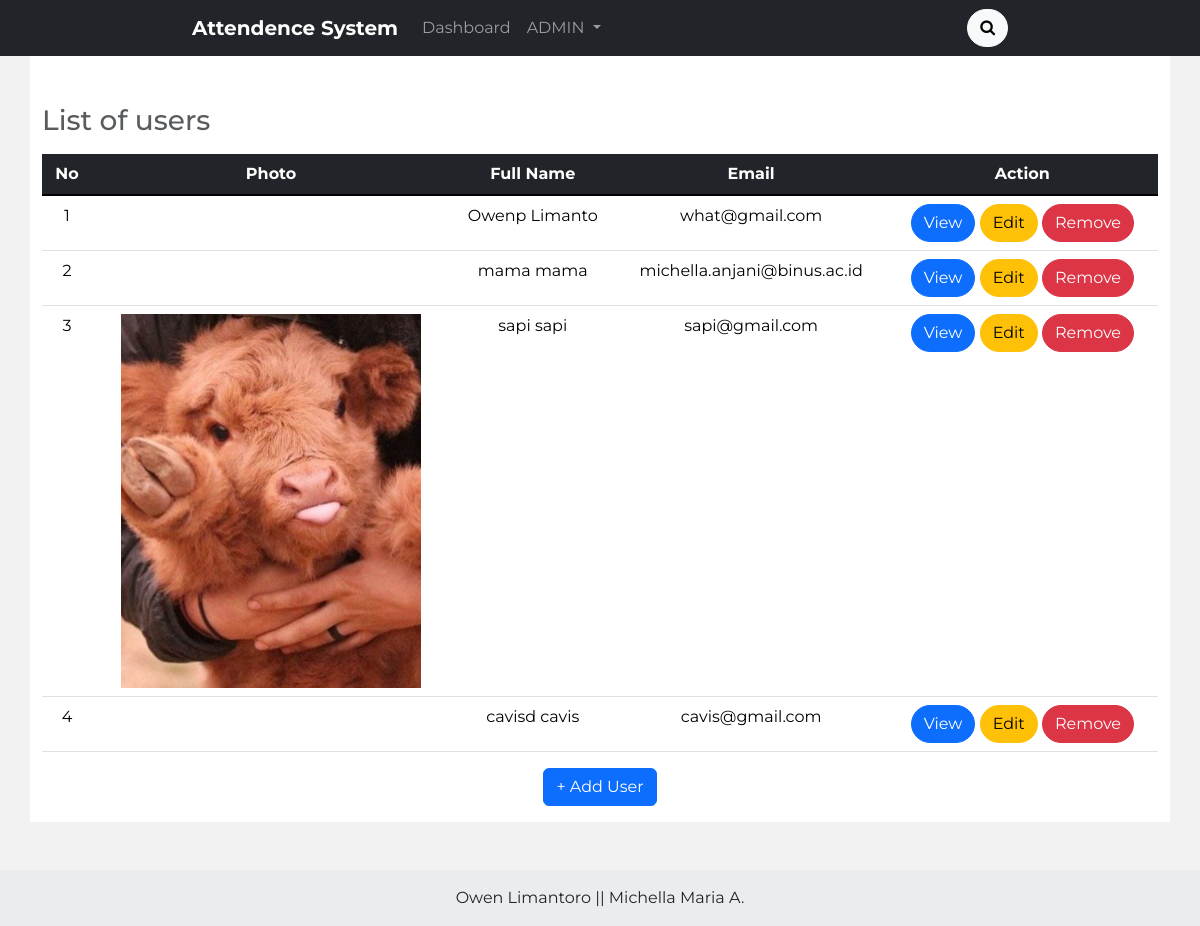
/, run on an earlier commit of the app's database.
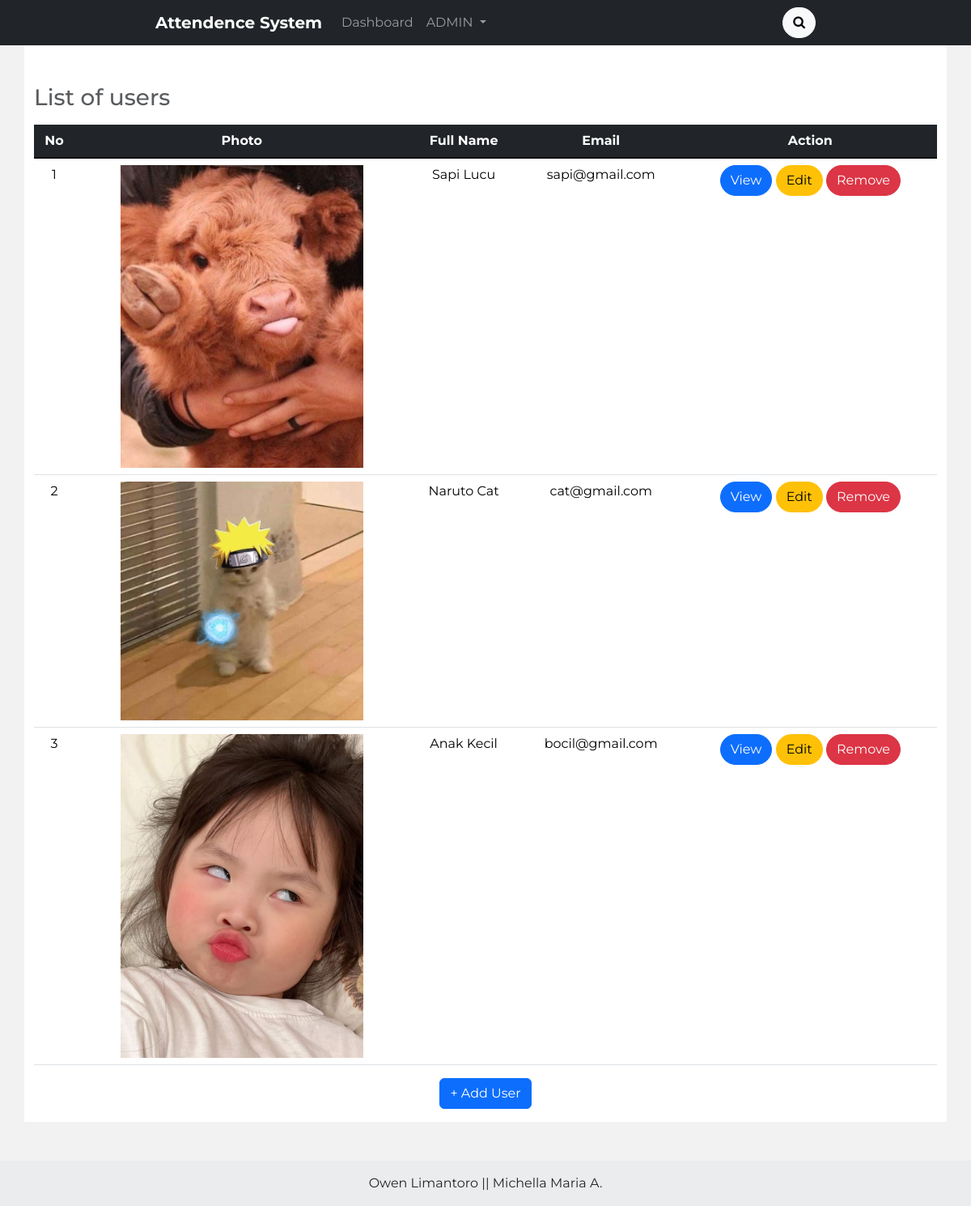
And on a later commit of the database.
### tables this page shows
CREATE TABLE `users` (
  `id` varchar(11) NOT NULL,
  `picture` varchar(50) NOT NULL,
  `first_name` varchar(15) NOT NULL,
  `last_name` varchar(15) NOT NULL,
  `email` varchar(255) NOT NULL,
  `bio` varchar(300) DEFAULT '-',
  `password` varchar(100) NOT NULL
);

### database/database.php (called while the page is built, shortened)
<?php
function connectToDB()
{
    $servername = "localhost";
    $username = "root";
    $password = "";
    $dbName = "attendance_database";
    $dataSourceName = "mysql:host=" . $servername . ";dbname=" . $dbName;
    try{
        $conn = new PDO($dataSourceName, $username, $password);
        return $conn;
    }
    catch(PDOException $e){
        echo $e->getMessage();
        return null;
    }
}
function getAllUsers()
{
    $conn = connectToDB();
    $stmt = $conn -> query("SELECT * FROM users");
    $users = [];
    while($user = $stmt -> fetch(PDO::FETCH_ASSOC)){
        array_push($users, $user);
    }
    return $users;
}

### index.php (the view, shortened to what this page needs)
<?php
  require_once 'database/database.php';
  $users = getAllUsers();
?>
<!DOCTYPE html>
<html lang="en">
<head>
    <link rel="stylesheet" href="style2.css">
    <link href="https://cdn.jsdelivr.net/npm/bootstrap@5.3.2/dist/css/bootstrap.min.css" rel="stylesheet">
    <link rel="stylesheet" href="https://cdnjs.cloudflare.com/ajax/libs/font-awesome/4.7.0/css/font-awesome.min.css">
</head>
<body class="d-flex flex-column min-vh-100" style="background-color:#f2f2f2">
<nav class="navbar navbar-expand-lg fixed-top navbar-dark bg-dark" >
  <div class="container-fluid" style="padding-left: 16%; padding-right: 16%; display: flex; justify-content: space-between; align-items: center;">
    <a class="navbar-brand fw-bold">Attendence System</a>
    <div class="collapse ms-auto navbar-collapse" id="navbarSupportedContent">
      <ul class="navbar-nav me-auto mb-2 mb-lg-0">
        <li class="nav-item">
          <a class="nav-link ms-auto" aria-current="page" href="index.php">Dashboard</a>
        </li>
        <li class="nav-item dropdown">
          <a class="nav-link dropdown-toggle" href="#" id="navbarDropdown" role="button" data-bs-toggle="dropdown" aria-expanded="false">
            ADMIN
          </a>
        </li>
      </ul>
      <form class="d-flex ms-auto" style="max-width: 300px;" role="search" method="GET" action="">
        <button class="btn btn-light ms-auto" style="border-radius: 20px;" type="button" id="searchIcon"><i class="fa fa-search" aria-hidden="false"></i>
        </button>
      </form>
    </div>
  </div>
</nav>
    <div class="container my-5" style="background-color: rgb(255, 255, 255); width: 98%; color: black; overflow-x: auto; margin-left: auto; margin-right: auto;">
      <table class="table table-hover caption-top" style="min-width: auto;">
            <br><br>
            <caption><h3>List of users</h3></caption>
            <thead class="table-dark" style="text-align: center;">
                <tr>
                    <th scope="col" style="width: 50px;">No</th>
                    <th scope="col">Photo</th>
                    <th scope="col">Full Name</th>
                    <th scope="col">Email</th>
                    <th scope="col">Action</th>
                </tr>
            </thead>
            <tbody class="table-group-divider" style="text-align: center; width: auto">
                <?php $num = 1 ?>
                <?php foreach ($users as $user):?>
                    <tr>
                        <td scope="row"><?= $num++?></td>
                        <td class="align-middle">
                            <img src="<?= 'img/' . $user["picture"] ?>" alt="" style="width: 300px;">
                        </td>
                        <td style="min-width: auto;"> <?= $user["first_name"], " ",  $user['last_name'] ?> </td>
                        <td> <?= $user["email"] ?></td>
                        <td>
                            <div class="d-grid gap-2 d-md-block">
                                <button class="btn btn-primary rounded-5" type="button" onclick="openModal('popupView<?= $num?>')">View</button>
                                <button class="btn btn-warning rounded-5" type="button" onclick="openModal('editView<?=$num?>')">Edit</button>
                                <button class="btn btn-danger rounded-5" type="button" onclick="openModal('warningRemove<?=$num?>')">Remove</button>
                            </div>
                        </td>
                    </tr>
                <?php endforeach; ?>
            </tbody>
        </table>
        <div class="container my-3 text-center">
            <button class="btn btn-primary" type="button" onclick="openModal('addView')"> + Add User </button>
        </div>
    </div>
</body>
<footer class="bg-body-tertiary text-center mt-auto">
    <div class="text-center p-3" style="background-color: rgba(0, 0, 0, 0.05);">
        Owen Limantoro || Michella Maria A.
    </div>
</footer>
</html>

### style2.css (style rules this page uses)
* { font-family: 'Montserrat'; }

### index.php (style rules this page uses)
.container { margin-top: 20px; }

What changed in the data, as far as the page shows it:
removed users: first_name "Owenp", last_name "Limanto", email "what@gmail.com"
removed users: first_name "mama", last_name "mama", email "michella.anjani@binus.ac.id"
removed users: picture (picture), first_name "sapi", last_name "sapi", email "sapi@gmail.com"
removed users: first_name "cavisd", last_name "cavis", email "cavis@gmail.com"
added users: picture (picture), first_name "Sapi", last_name "Lucu", email "sapi@gmail.com"
added users: picture (picture), first_name "Naruto", last_name "Cat", email "cat@gmail.com"
added users: picture (picture), first_name "Anak", last_name "Kecil", email "bocil@gmail.com"
